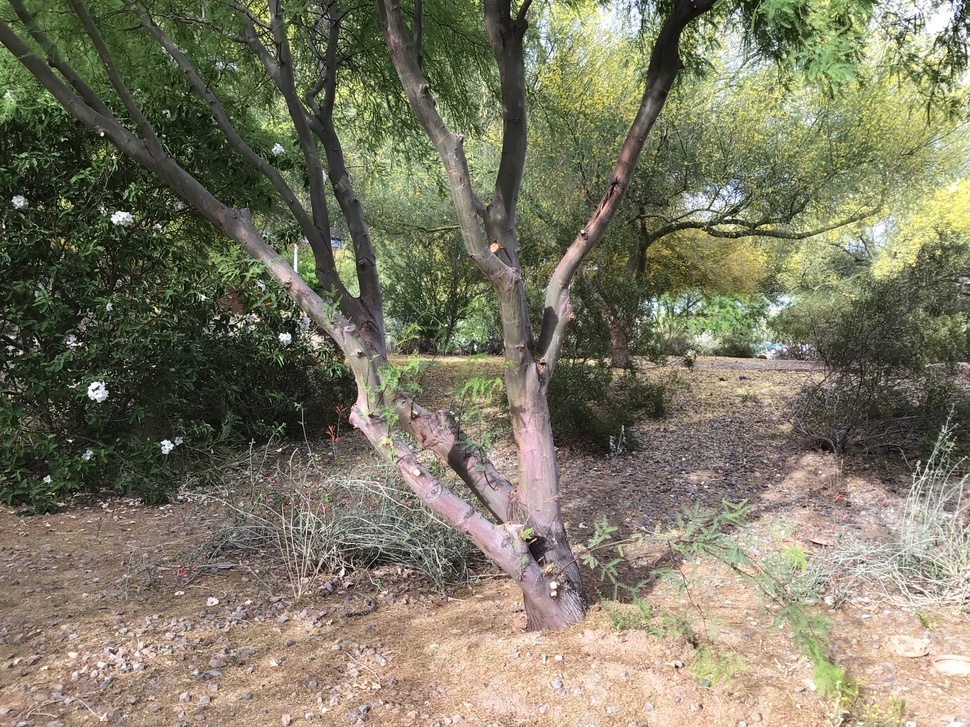
//> input picture camera_projector/data/images/asu_tree4.jpg, 970 x 727 px, shrunk from 3264 x 2448 before the run
$ ./tree_detection   (built with g++ and OpenCV 4)
//> lines starting //> are read from the running program, lines starting //| are printed output that depends on the picture; after the words box and inside, x2 and y2 are one past the last pixel; in counts of white or black regions, pixels touching at a corner belong together
//
// Created by alg on 4/15/21.
//

#include "opencv2/highgui/highgui.hpp"
#include "opencv2/opencv.hpp"
#include <algorithm>
#include <string>
using namespace cv;
using namespace  std;
int main()
{
    string image_path = "/home/alg/Downloads/asu_tree4.jpg";
    Mat img, thresholded, tdilated, tmp, tmp1;
    vector<Mat> channels(3);

    img = imread(image_path);
//> img is the input picture: 727 rows x 970 cols, CV_8UC3; mean B, G, R 100.2, 121.2, 124.5
    split(img, channels);
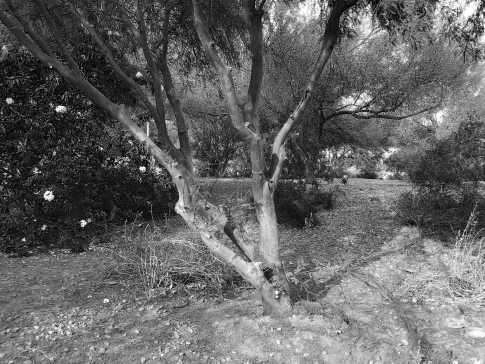
//> channels[0]: 727 rows x 970 cols, CV_8UC1 (shown at 1/2 size); min 0, max 255, mean 100.2
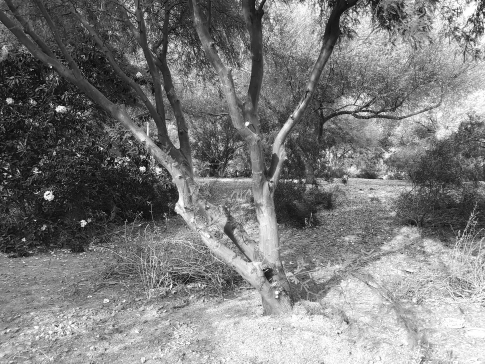
//> channels[2]: 727 rows x 970 cols, CV_8UC1 (shown at 1/2 size); min 0, max 255, mean 124.5
    threshold( channels[2], thresholded, 149, 255, THRESH_BINARY);                      //prepare ROI - threshold
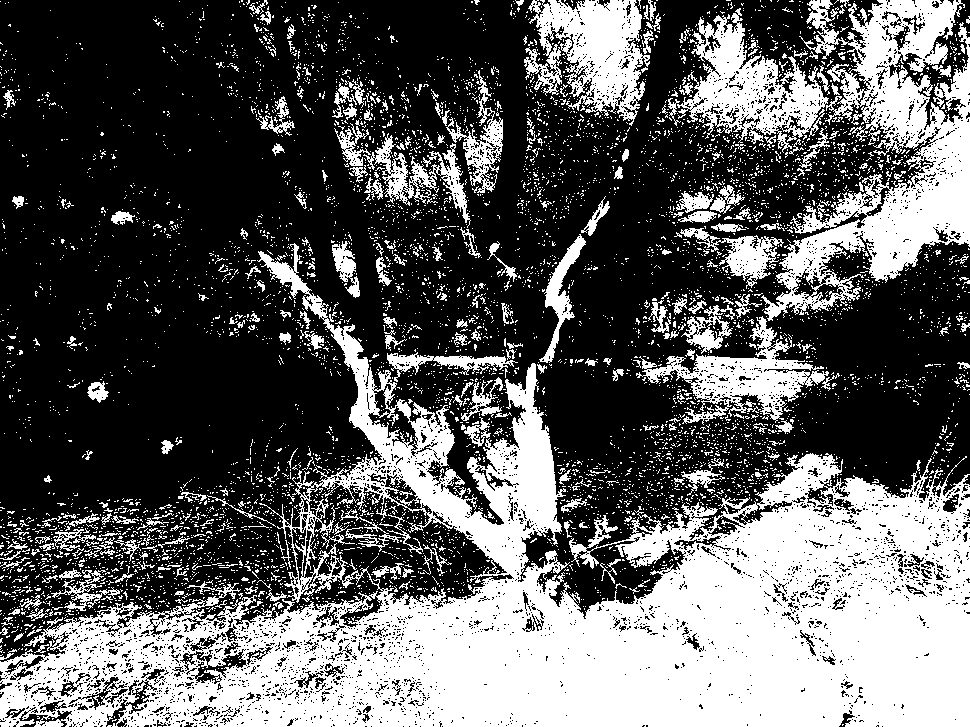
//> thresholded: 727 rows x 970 cols, CV_8UC1; 37.1% white; 6647 white regions (6346 under 20 px), largest, box (x1, y1, x2, y2) and area: (0, 243, 970, 727) 162112, (761, 0, 970, 321) 27298, (524, 0, 650, 126) 8681
    dilate( thresholded, tdilated,  getStructuringElement( MORPH_RECT, Size(22,22) ) ); //prepare ROI - dilate
//> tdilated: 727 rows x 970 cols, CV_8UC1; 91.4% white; 55 black regions (15 under 20 px), largest, box (x1, y1, x2, y2) and area: (0, 330, 346, 499) 19189, (18, 0, 172, 148) 8121, (128, 106, 275, 241) 7302
    Canny( channels[2], tmp, 75, 125, 3, true );    //Canny edge detection
//> tmp: 727 rows x 970 cols, CV_8UC1; 32% white in thin lines or dots
    multiply( tmp, tdilated, tmp1 );    // set ROI
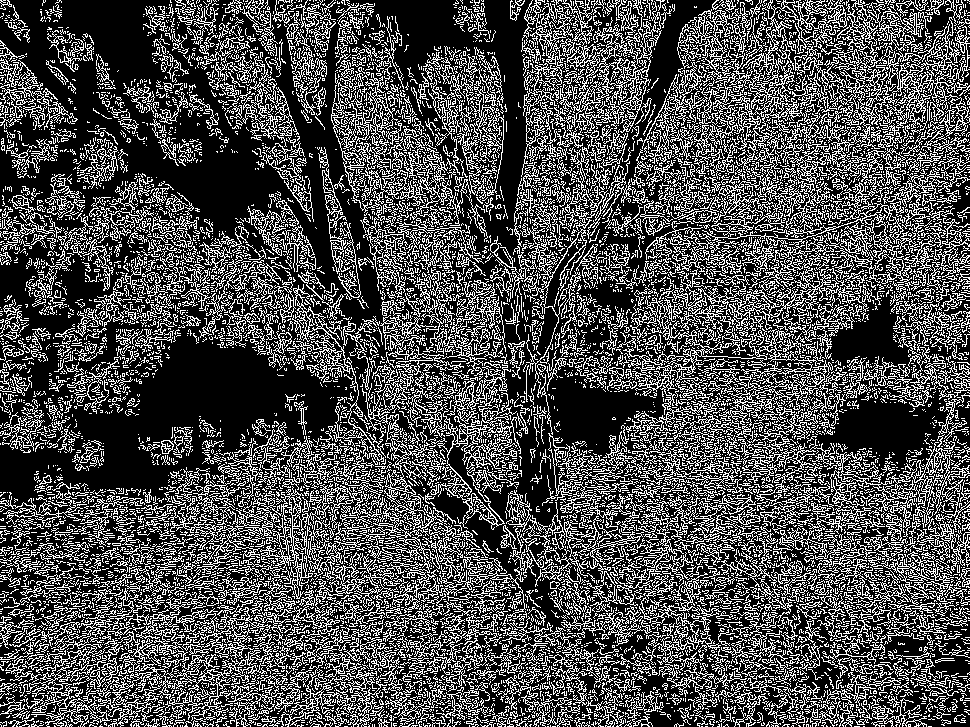
//> tmp1: 727 rows x 970 cols, CV_8UC1; 30.2% white in thin lines or dots

    dilate( tmp1, tmp, getStructuringElement( MORPH_RECT, Size(20,16) ) ); // dilate
//> tmp: 727 rows x 970 cols, CV_8UC1; 96.9% white; 28 black regions (8 under 20 px), largest, box (x1, y1, x2, y2) and area: (87, 346, 310, 482) 8450, (72, 0, 146, 72) 2885, (175, 161, 271, 224) 2671
    erode( tmp, tmp1, getStructuringElement( MORPH_RECT, Size(36,36) ) ); // erode
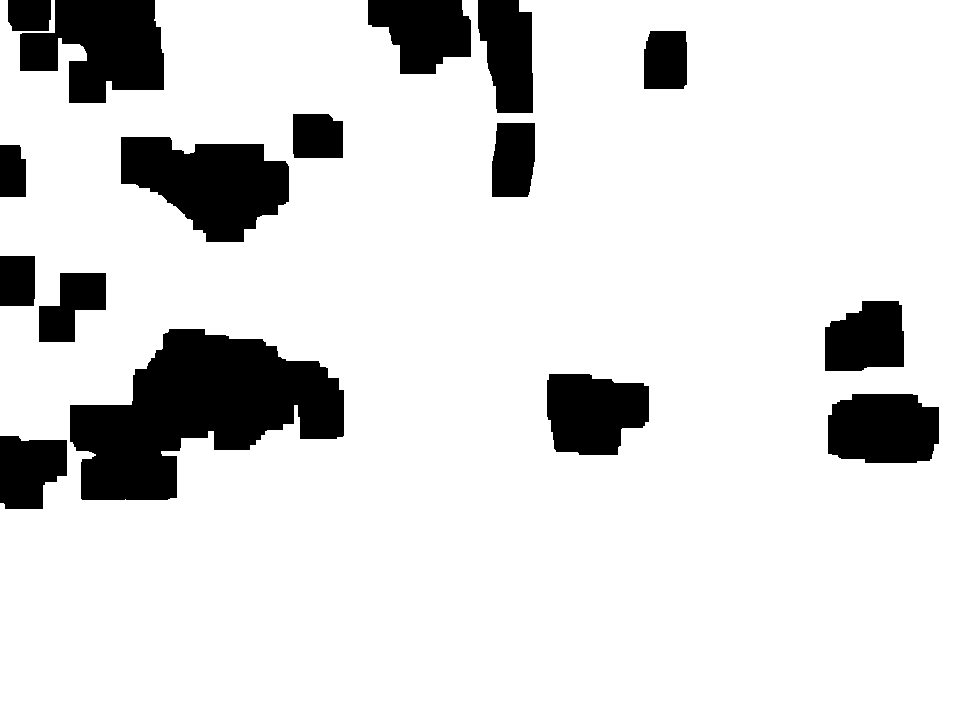
//> tmp1: 727 rows x 970 cols, CV_8UC1; 86.4% white; 16 black regions

    vector<vector<Point> > contours, contours1(1);
    vector<Point> convex;
    vector<Vec4i> hierarchy;
    findContours( tmp1, contours, hierarchy, CV_RETR_TREE, CV_CHAIN_APPROX_SIMPLE, Point(0, 0) );
//> contours = 10 contours; largest, box (x1, y1, x2, y2) and area: (0, 0, 970, 727) 673712, (69, 328, 345, 501) 27248, (120, 136, 290, 243) 11913, (827, 393, 940, 464) 6992, (546, 373, 650, 456) 6882

    //get element of maximum area
    //int bestID = std::max_element( contours.begin(), contours.end(),
    //  []( const vector<Point>& A, const vector<Point>& B ) { return contourArea(A) < contourArea(B); } ) - contours.begin();

    int bestID = 0;
    int bestArea = contourArea( contours[0] );
//> bestArea = 673712
    for( int i = 1; i < contours.size(); ++i )
    {
        int area = contourArea( contours[i] );
        if( area > bestArea )
        {
            bestArea  = area;
            bestID = i;
        }
    }
//> this loop made 9 passes
//> area on passes 1 to 8: 6991, 6882, 27247, 4809, 3072, 11913, 3041, 2206
//> after the loop, bestArea = 673712; bestID = 0

    convexHull( contours[bestID], contours1[0] );
//> contours1 = 1 contour; box (x1, y1, x2, y2) and area: (0, 0, 970, 727) 703494
    drawContours( img, contours1, 0, Scalar( 100, 100, 255 ), img.rows / 100, 8, hierarchy, 0, Point() );
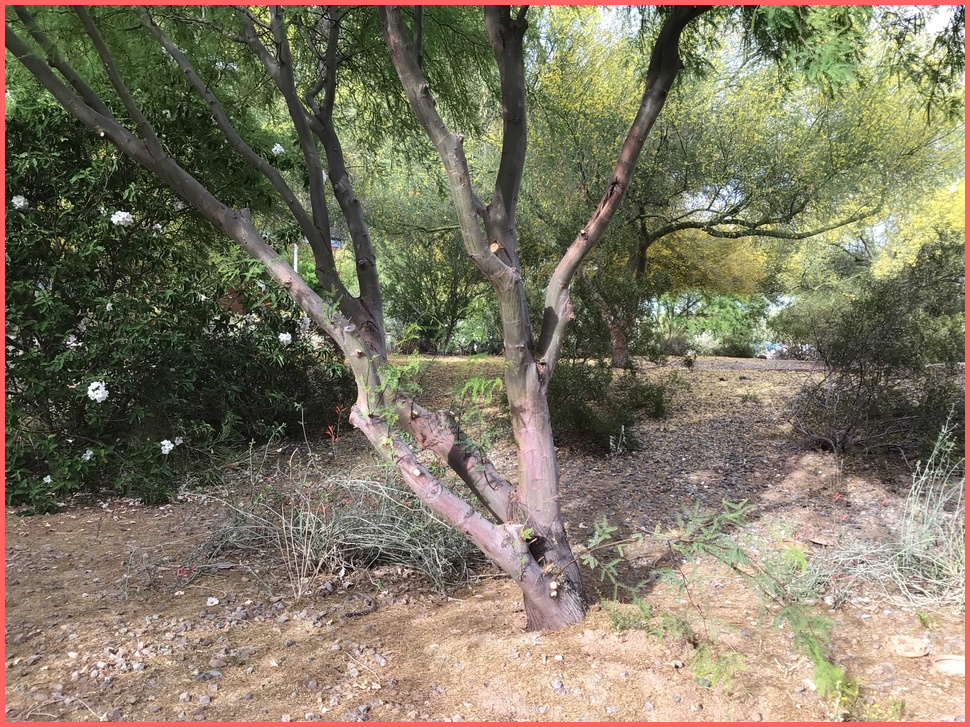
//> img: 727 rows x 970 cols, CV_8UC3; 2.39% of pixels changed, all inside (x1, y1, x2, y2) = (0, 0, 970, 727)
    namedWindow("image", CV_WINDOW_NORMAL);
    imshow("image", img );
    waitKey(0);


    return 0;
}

$ run again, with camera_projector/data/images/asu_tree1.jpg copied over camera_projector/data/images/asu_tree4.jpg
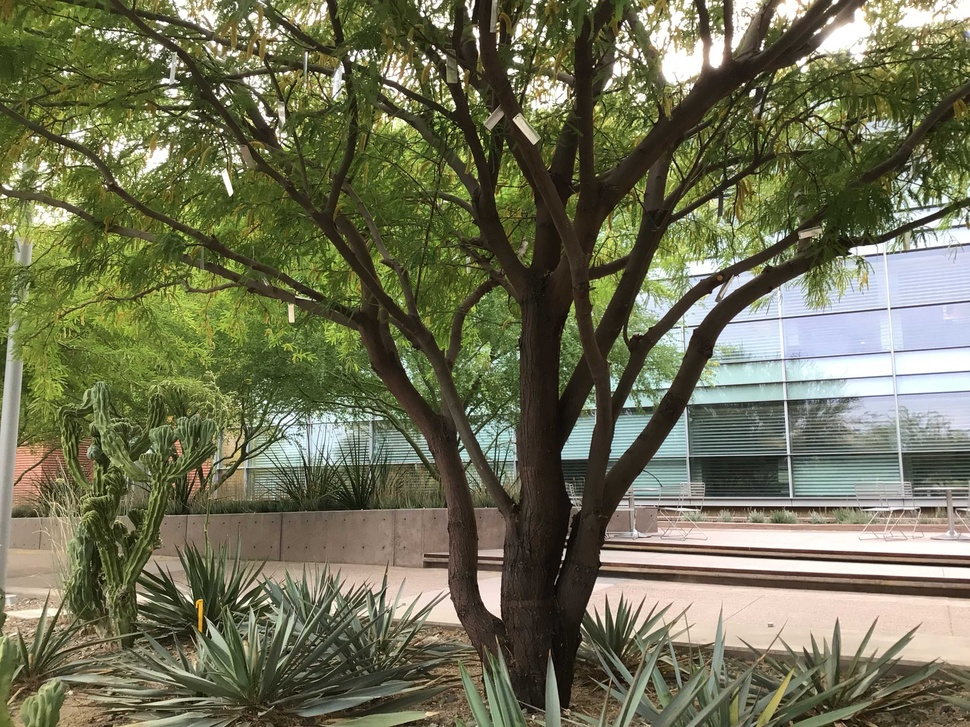
//> input picture camera_projector/data/images/asu_tree1.jpg, 970 x 727 px, shrunk from 3264 x 2448 before the run
//> img is the input picture: 727 rows x 970 cols, CV_8UC3; mean B, G, R 85.1, 112.4, 111.3
//> `threshold( channels[2], thresholded, 149, 255, THRESH_BINARY);`:
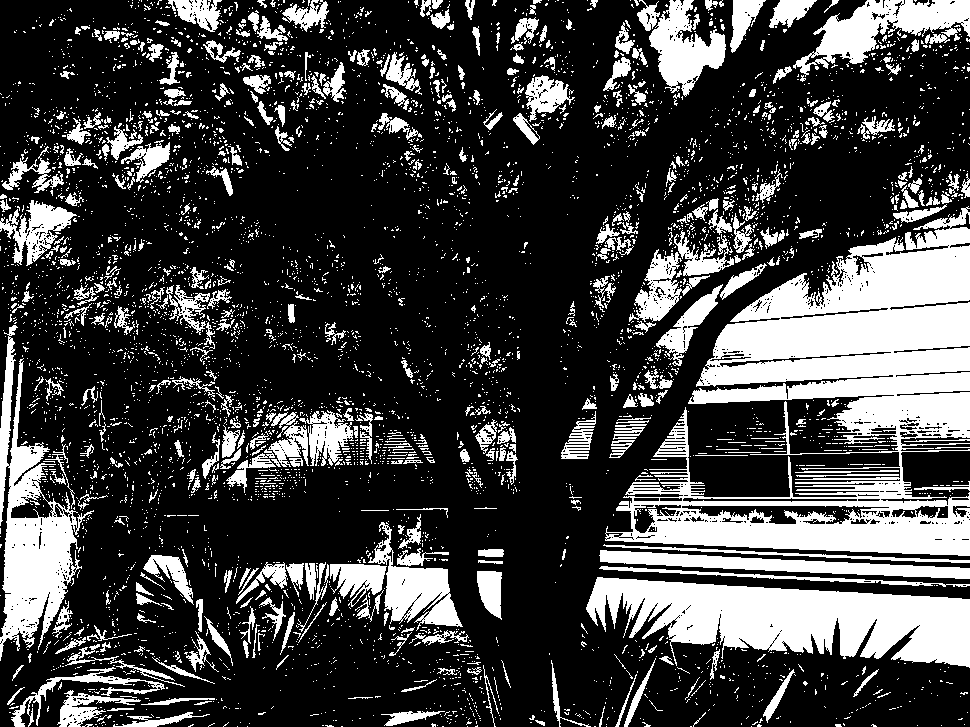
//> thresholded: 727 rows x 970 cols, CV_8UC1; 26% white; 5329 white regions (4852 under 20 px), largest, box (x1, y1, x2, y2) and area: (605, 206, 970, 556) 54588, (586, 577, 970, 668) 21127, (0, 325, 94, 661) 10932
//> tdilated: 727 rows x 970 cols, CV_8UC1; 92% white; 108 black regions (36 under 20 px), largest, box (x1, y1, x2, y2) and area: (464, 156, 636, 727) 23656, (210, 480, 369, 554) 5382, (243, 150, 408, 240) 4787
//> contours = 18 contours, 2 with area under 20; largest, box (x1, y1, x2, y2) and area: (0, 0, 970, 727) 635391, (201, 17, 820, 717) 112346, (236, 173, 371, 246) 7618, (797, 145, 902, 235) 7228, (700, 519, 868, 562) 6507
//> `int bestArea = contourArea( contours[0] );`: bestArea = 635391
//> the loop `for( int i = 1; i < contours.size(); ++i )` made 17 passes
//> area on passes 1 to 8: 1913, 6507, 1367, 4587, 1404, 1478, 7618, 7228
//> after the loop `for( int i = 1; i < contours.size(); ++i )`: bestID = 0
//> contours1 = 1 contour; box (x1, y1, x2, y2) and area: (0, 0, 970, 727) 701210
//> `drawContours( img, contours1, 0, Scalar( 100, 100, 255 ), img.rows / 1..`:
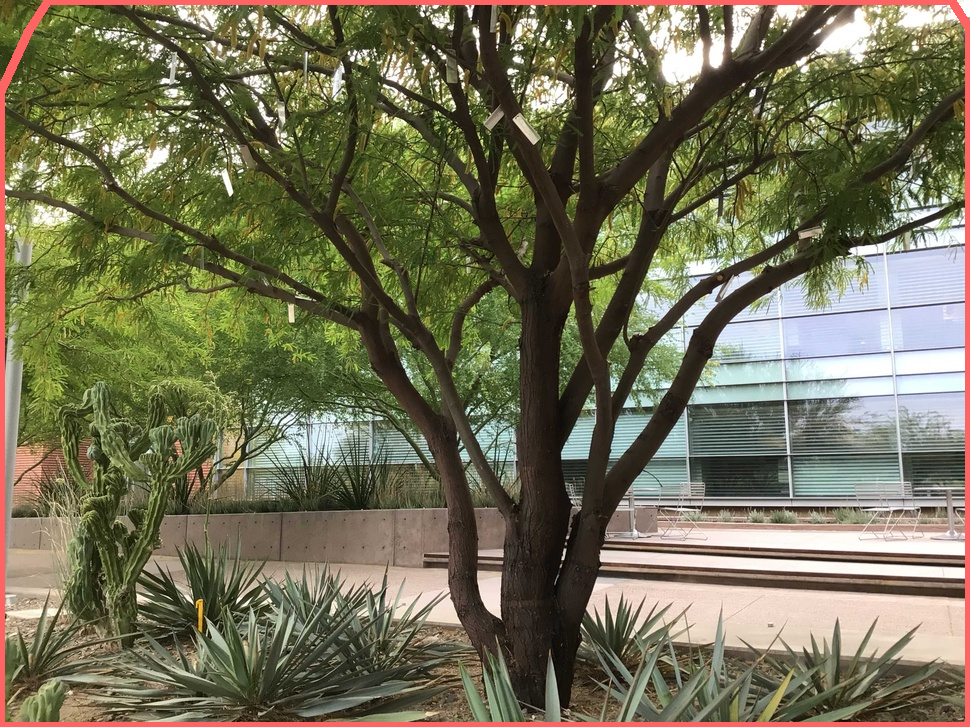
//> img: 727 rows x 970 cols, CV_8UC3; 2.43% of pixels changed, all inside (x1, y1, x2, y2) = (0, 0, 970, 727)

$ run again, with camera_projector/data/images/asu_tree2.jpg copied over camera_projector/data/images/asu_tree4.jpg
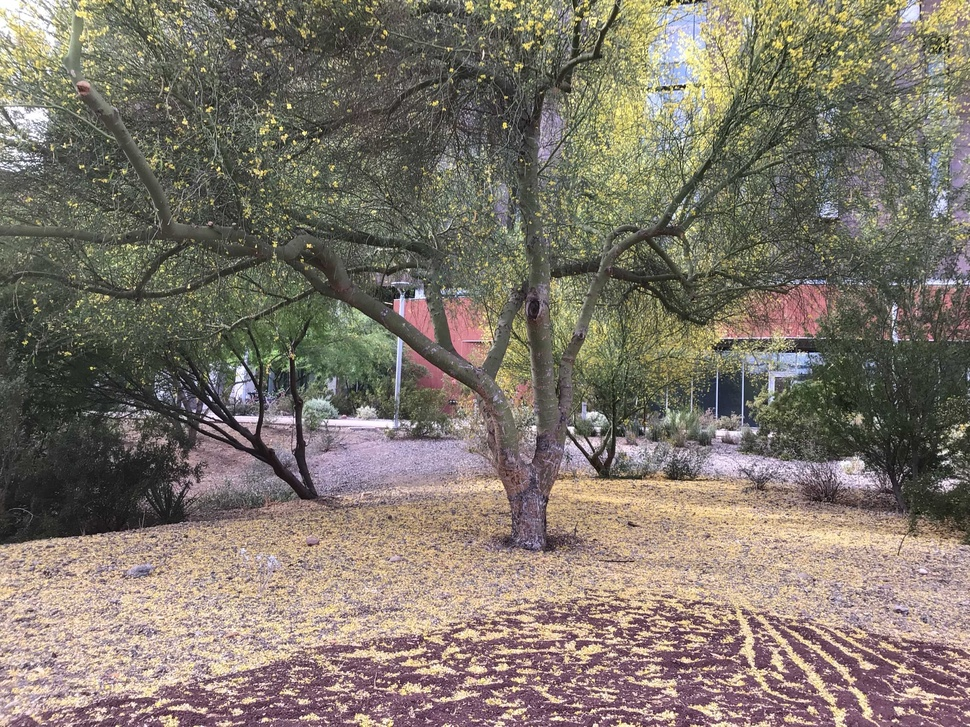
//> input picture camera_projector/data/images/asu_tree2.jpg, 970 x 727 px, shrunk from 3264 x 2448 before the run
//> img is the input picture: 727 rows x 970 cols, CV_8UC3; mean B, G, R 107.6, 118.9, 127.4
//> `threshold( channels[2], thresholded, 149, 255, THRESH_BINARY);`:
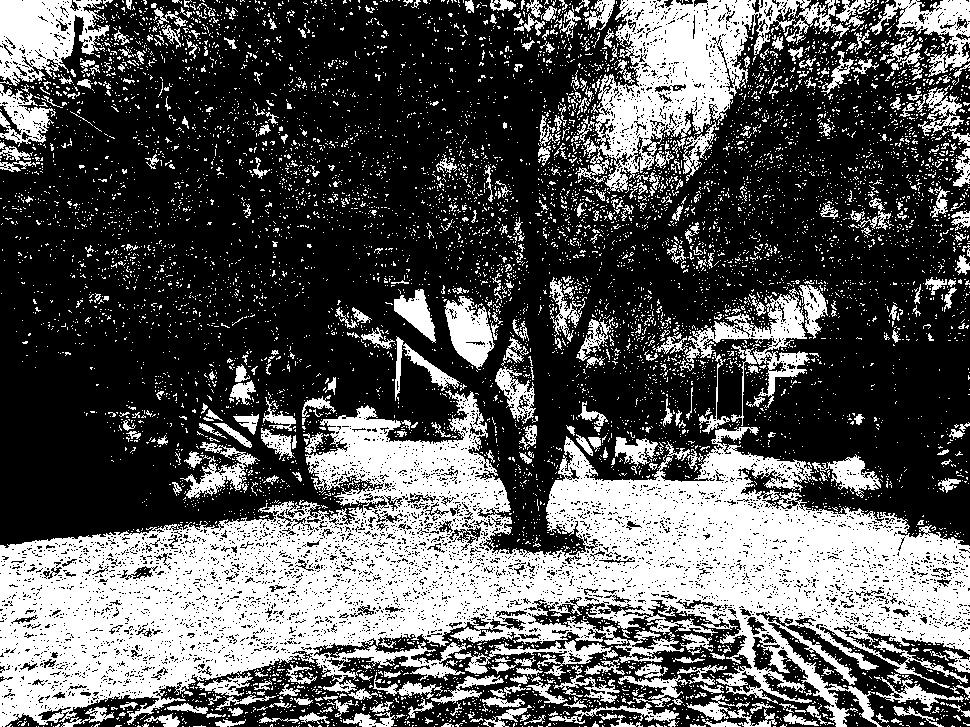
//> thresholded: 727 rows x 970 cols, CV_8UC1; 34.9% white; 8157 white regions (7722 under 20 px), largest, box (x1, y1, x2, y2) and area: (0, 390, 970, 727) 143347, (575, 0, 851, 192) 17760, (0, 0, 110, 86) 5729
//> tdilated: 727 rows x 970 cols, CV_8UC1; 96.7% white; 59 black regions (24 under 20 px), largest, box (x1, y1, x2, y2) and area: (0, 305, 159, 534) 17161, (907, 352, 970, 408) 1501, (902, 481, 970, 522) 598
//> contours = 4 contours; box (x1, y1, x2, y2) and area: (0, 0, 970, 727) 676928, (894, 367, 944, 419) 2452, (710, 378, 751, 422) 1714, (806, 422, 850, 463) 1712
//> `int bestArea = contourArea( contours[0] );`: bestArea = 676928
//> the loop `for( int i = 1; i < contours.size(); ++i )` made 3 passes
//> area on passes 1 to 3: 1711, 1714, 2452
//> after the loop `for( int i = 1; i < contours.size(); ++i )`: bestID = 0
//> contours1 = 1 contour; box (x1, y1, x2, y2) and area: (0, 0, 970, 727) 703218
//> `drawContours( img, contours1, 0, Scalar( 100, 100, 255 ), img.rows / 1..`:
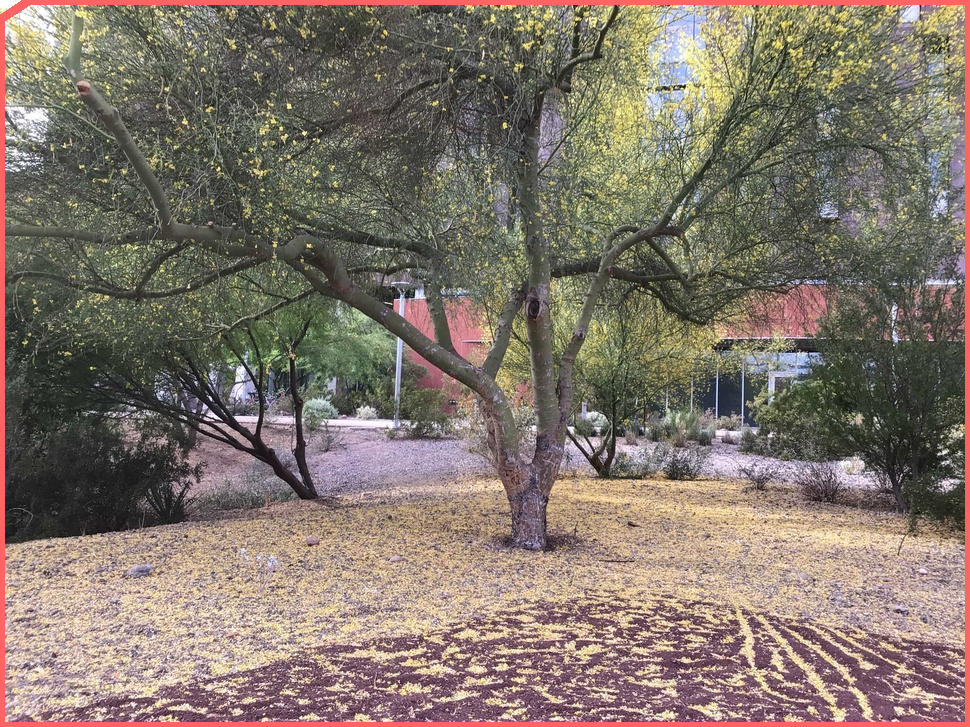
//> img: 727 rows x 970 cols, CV_8UC3; 2.4% of pixels changed, all inside (x1, y1, x2, y2) = (0, 0, 970, 727)
